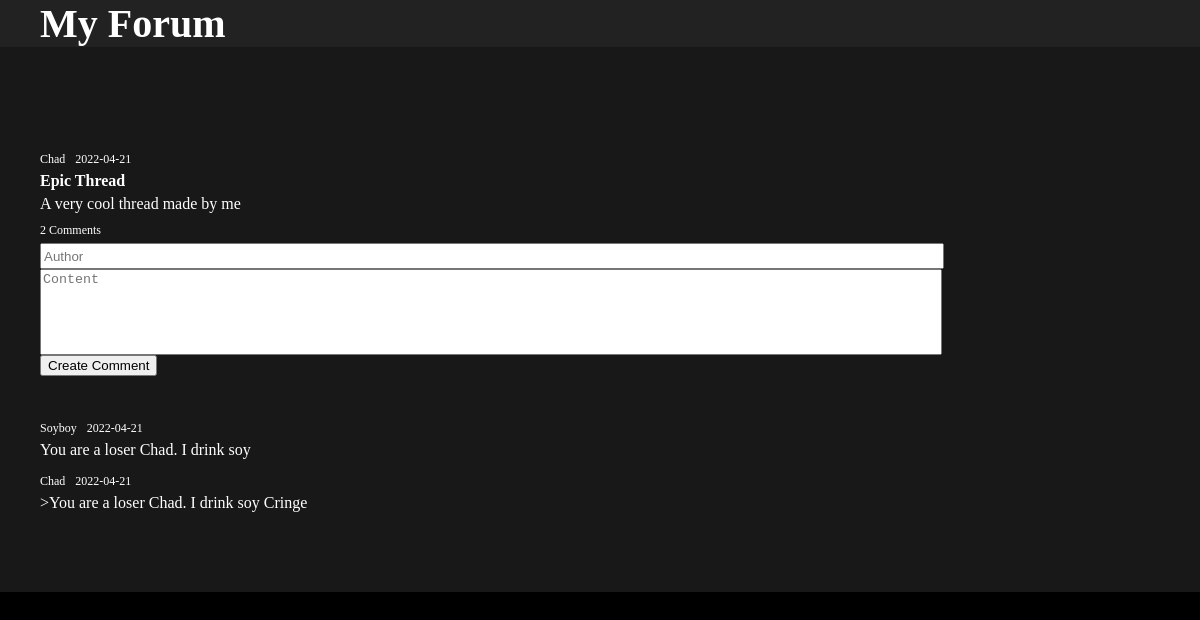
Screenshot of /thread/1 with the database file from the repository.
### app.py (models this page shows, shortened)
class Thread(db.Model):
    id = db.Column(db.Integer, primary_key=True)
    title = db.Column(db.String(200), nullable=False)
    author = db.Column(db.String(200), nullable=False)
    date = db.Column(db.DateTime, default=datetime.utcnow)
    content = db.Column(db.String(200), nullable=False)
    comments = db.relationship('Comment', backref='thread', lazy=True)

class Comment(db.Model):
    id = db.Column(db.Integer, primary_key=True)
    author = db.Column(db.String(200), nullable=False)
    date = db.Column(db.DateTime, default=datetime.utcnow)
    content = db.Column(db.String(200), nullable=False)
    thread_id = db.Column(db.Integer, db.ForeignKey('thread.id'), nullable=False)

### app.py (the view)
@app.route('/thread/<int:id>', methods=['POST', 'GET'])
def thread(id):
    userIP = request.remote_addr
    moderator = False
    if userIP == "192.168.0.1":
        moderator = True
    thread = Thread.query.get_or_404(id)
    if request.method == 'POST':
        comment_author = request.form['author']
        comment_content = request.form['content']
        new_comment = Comment(author=comment_author,content=comment_content,thread_id=id)
        thread.comments.append(new_comment)
        try:
            db.session.commit()
            return redirect(f"/thread/{id}")
        except:
            return 'There was an issue adding your comment'
    else:
        return render_template('thread.html', thread=thread, moderator=moderator)

### templates/thread.html (shortened to what this page needs)
{% extends 'base.html' %}
{% block body %}
<div class="content">
    <div class="main">
        <div class="header">
            <div class="meta">
                <p class="author">
                    {{thread.author}}
                </p>
                <p class="timestamp">
                    {{thread.date.date()}}
                </p>
            </div>
            <h4 class="title">
                {{thread.title}}
            </h4>
            <p class="content">
                {{thread.content}}
            </p>
            <div class="meta">
                <p class="comment-count">
                    {{thread.comments|length}} Comments
                </p>
            </div>
        </div>
        <div class="form">
            <form action="/thread/{{thread.id}}" method="POST">
                <input type="text" name="author" id="author" placeholder="Author">
                <textarea type="text" name="content" id="content" placeholder="Content"></textarea>
                <input type="submit" value="Create Comment" id="submit">
            </form>
        </div>
        <div class="comments">
            {% for comment in thread.comments %}
            <div class="comment">
                <div class="top-comment">
                    <p class="user">
                        {{comment.author}}
                    </p>
                    <p class="comment-ts">
                        {{thread.date.date()}}
                    </p>
                </div>
                <div class="comment-content">
                    {{comment.content}}
                </div>
            </div>
            {% endfor %}
        </div>
    </div>
</div>
{% endblock %}

### templates/base.html (shortened to what this page needs)
<!DOCTYPE html>
<html lang="en">
<head>
    <link rel="stylesheet" href="{{ url_for('static', filename='css/main.css') }}">
</head>
<body>
    <nav>
        <div class="top-bar">
            <h1>
                <a href="http://agrizzly1.ddns.net">My Forum</a>
            </h1>
        </div>
    </nav>
    {% block body %}{% endblock %}
</body>
</html>

### static/css/main.css (style rules this page uses)
body { margin: 0px; background-color: black; }
a { text-decoration: none; color: white; }
h1, h4, ol { margin: 0; color: white; }
p { margin: 5px 0; color: white; }
#author { display: block; width: 80%; height: 20px; }
#content { display: block; width: 80%; height: 80px; resize: none; }
#submit { display: block; }
nav { background-color: #222222; }
.top-bar { padding: 0px 40px; max-width: 1200px; margin: auto; }
.top-bar > h1 { font-size: 2.5em; }
.main { background-color: #181818; padding: 100px 40px 40px 40px; max-width: 1200px; margin: auto; }
.author { padding-right: 10px; }
.comments { margin: 40px 0; }
.comment-content { color: white; }
.comment { margin: 10px 0; }
.header { display: inline-block; }
.top-comment { display: flex; color: grey; font-size: 12px; }
.meta, .top-comment { display: flex; color: grey; font-size: 12px; }
.content { display: block; }
.timestamp { padding-right: 10px; }
.comment-ts { padding-left: 10px; }

### rows the page displays
Thread: author "Chad", date "2022-04-21", title "Epic Thread", content "A very cool thread made by me"
Comment: author "Soyboy", content "You are a loser Chad. I drink soy"
Comment: author "Chad", content ">You are a loser Chad. I drink soy Cringe"

### other values shown
{{ thread.comments|length }} "2"
